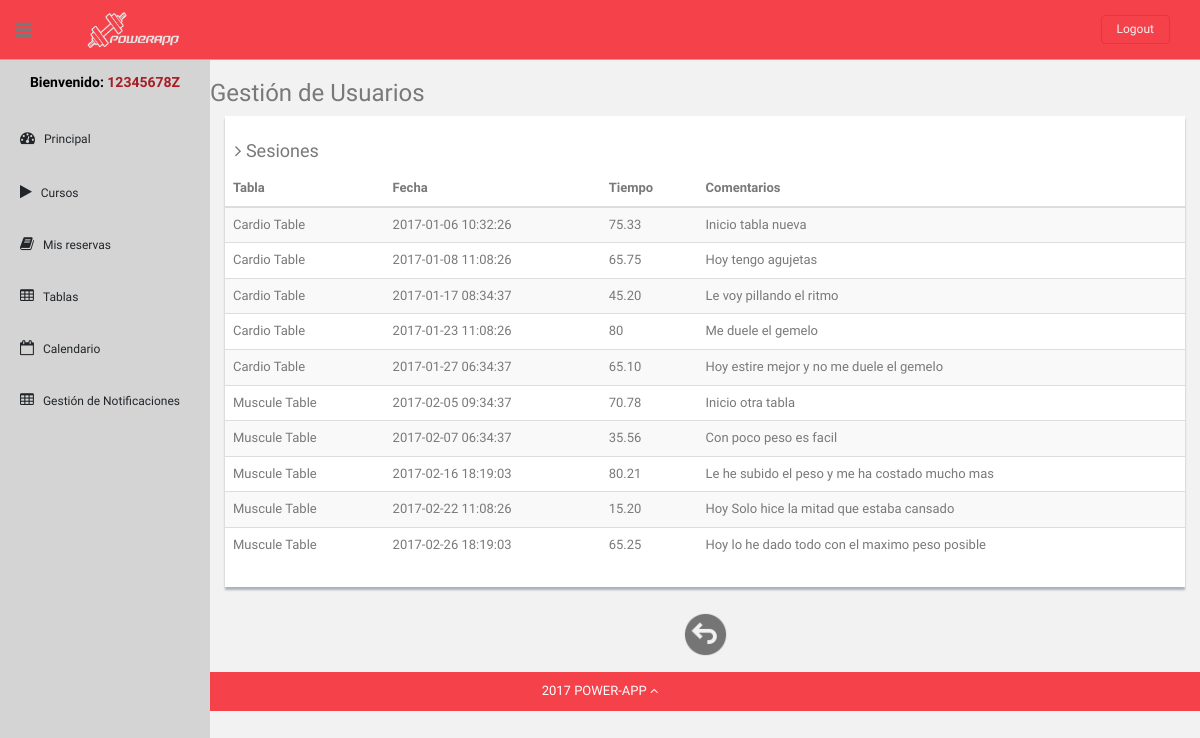
The app's page /Controllers/TableSessionShowAllController.php (signed in) with its own data.
### tables this page shows
CREATE TABLE TableSession (
    IDTable varchar(80) NOT NULL,
    DNI varchar(9) NOT NULL,
    SesionTime TIMESTAMP NOT NULL,
    Record VARCHAR(9) NOT NULL ,
    Comment text,

    PRIMARY KEY (IDTable,DNI,SesionTime),
    FOREIGN KEY (IDTable) REFERENCES ExerciseTable(IDTable),
    FOREIGN KEY (DNI) REFERENCES UsersGym(DNI)
);

### Models/Table.php (called while the page is built, shortened)
<?php
class Table
{
    private $IDTable;
    private $Record;
    private $SesionTime;
    private $Comment;
    public function __construct($IDTable)
    {
        $this->IDTable = $IDTable;
    }
    public function loadSession($dataArray){
        $this->Record = $dataArray['Record'];;
        $this->SesionTime = $dataArray['SesionTime'];;
        $this->Comment = $dataArray['Comment'];;
    }
    public function getIDTable()
    {
        return $this->IDTable;
    }
    public function getRecord()
    {
        return $this->Record;
    }
    public function getSesionTime()
    {
        return $this->SesionTime;
    }
    public function getComment()
    {
        return $this->Comment;
    }
}

### Models/TableModel.php (called while the page is built, shortened)
<?php
class TableDAO
{
    private $DBLink;
    private $serverName ="localhost";
    private $userName = "admin";
    private $passWord = "admin";
    private $DBName = "powerAppDB";
    function __construct(){
        $this->DBLink =  new mysqli($this->serverName,$this->userName,$this->passWord,$this->DBName);
    }
    function getAllSession(){
        $dni=$_SESSION['login'];
        $statement = $this->DBLink->prepare("SELECT * FROM `TableSession` WHERE DNI='".$dni."' ORDER BY IDTable");
        if(!$statement->execute()) {
            return "Falló la ejecución: (" . $statement->errno . ") " . $statement->error;
        }else{
            $result = $statement->get_result();
            return "ok";
        }
    }
}

### Views/TableSessionShowAllView.php (the view, shortened to what this page needs)
<?php
class TableSessionShowAllView
{
    var $Sessions;
    function __construct($Sessions){
        $this->Sessions = $Sessions;
        $this->render();
    }
    function render(){
        $usuarioTipo = $_SESSION['type'];
        switch ($usuarioTipo){
            case 'PEF' : include '../Templates/lateralBarDeportista.php';
                break;
        }
        ?>
        <h3>Gestión de Usuarios</h3>
        <div class="col-md-12">
            <div class="content-panel">
                <h4><i class="fa fa-angle-right"></i> Sesiones</h4>
                <table class="table table-striped table-advance table-hover">
                    <thead>
                    <tr>
                        <th class="hidden-phone">Tabla</th>
                        <th class="hidden-phone">Fecha</th>
                        <th class="hidden-phone">Tiempo</th>
                        <th class="hidden-phone">Comentarios</th>
                    </tr>
                    </thead>
                    <tbody>
                    <?php
                    foreach ($this->Sessions as $Session){ ?>
                        <tr>
                            <td> <?php echo $Session->getIDTable(); ?></td>
                            <td><?php  echo $Session->getSesionTime();?></td>
                            <td><?php  echo $Session->getRecord();?></td>
                            <td><?php  echo $Session->getComment();?></td>
                        </tr> <?php
                    }
                    ?>
                    </tbody>
                </table>
            </div>
        </div>
        </div>
        <div class="row mt">
            <div style="display: flex; justify-content: center;" >
                <a href="../index.php"><img src="../Templates/img2/atras.png" style="width:45px;heigh:45px;" title="Atrás"></a>
            </div>
        </div>
        <?php
    }
}

### Templates/css2/style2.css (style rules this page uses)
body { color: #797979; background: #f2f2f2; font-family: 'Ruda', sans-serif; padding: 0px !important; margin: 0px !important; font-size:13px; }
ul li { list-style: none; }
a, a:hover, a:focus { text-decoration: none; outline: none; }
#container { width: 100%; height: 100%; }
.mt { margin-top: 25px; }
ul.top-menu > li > .logout { color: #f2f2f2; font-size: 12px; border-radius: 4px; -webkit-border-radius: 4px; border: 1px solid #F5302E !important; padding: 5px 15px; margin-right: 15px; background: #F5424A; margin-top: 15px; }
.header, .footer { min-height: 60px; padding: 0 15px; }
.header { position: fixed; left: 0; right: 0; z-index: 1002; }
.black-bg { background: #F5424A; border-bottom: 1px solid #c9aa5f; }
a.logo { font-size: 20px; color: #ffffff; float: left; margin-top: 10px; text-transform: uppercase; }
#top_menu .nav > li, ul.top-menu > li { float: left; }
ul.top-menu > li > a { color: #666666; font-size: 16px; border-radius: 4px; -webkit-border-radius: 4px; border:1px solid #666666 !important; padding: 2px 6px; margin-right: 15px; }
.sidebar-toggle-box { float: left; padding-right: 15px; margin-top: 20px; }
.sidebar-toggle-box .fa-bars { cursor: pointer; display: inline-block; font-size: 20px; }
.content-panel { background: #ffffff; box-shadow: 0px 3px 2px #aab2bd; padding-top: 15px; padding-bottom: 5px; }
.content-panel h4 { margin-left: 10px; }
.site-footer { background: #F5424A; color: #fff; padding: 10px 0; }

### records on screen
tablesession: IDTable "Cardio Table", SesionTime "2017-01-06 10:32:26", Record "75.33", Comment "Inicio tabla nueva"
tablesession: IDTable "Cardio Table", SesionTime "2017-01-08 11:08:26", Record "65.75", Comment "Hoy tengo agujetas"
tablesession: IDTable "Cardio Table", SesionTime "2017-01-17 08:34:37", Record "45.20", Comment "Le voy pillando el ritmo"
tablesession: IDTable "Cardio Table", SesionTime "2017-01-23 11:08:26", Record "80", Comment "Me duele el gemelo"
tablesession: IDTable "Cardio Table", SesionTime "2017-01-27 06:34:37", Record "65.10", Comment "Hoy estire mejor y no me duele el gemelo"
tablesession: IDTable "Muscule Table", SesionTime "2017-02-05 09:34:37", Record "70.78", Comment "Inicio otra tabla"
tablesession: IDTable "Muscule Table", SesionTime "2017-02-07 06:34:37", Record "35.56", Comment "Con poco peso es facil"
tablesession: IDTable "Muscule Table", SesionTime "2017-02-16 18:19:03", Record "80.21", Comment "Le he subido el peso y me ha costado mucho mas"
tablesession: IDTable "Muscule Table", SesionTime "2017-02-22 11:08:26", Record "15.20", Comment "Hoy Solo hice la mitad que estaba cansado"
tablesession: IDTable "Muscule Table", SesionTime "2017-02-26 18:19:03", Record "65.25", Comment "Hoy lo he dado todo con el maximo peso posible"

### other values on screen
$_SESSION['login'] "12345678Z"
